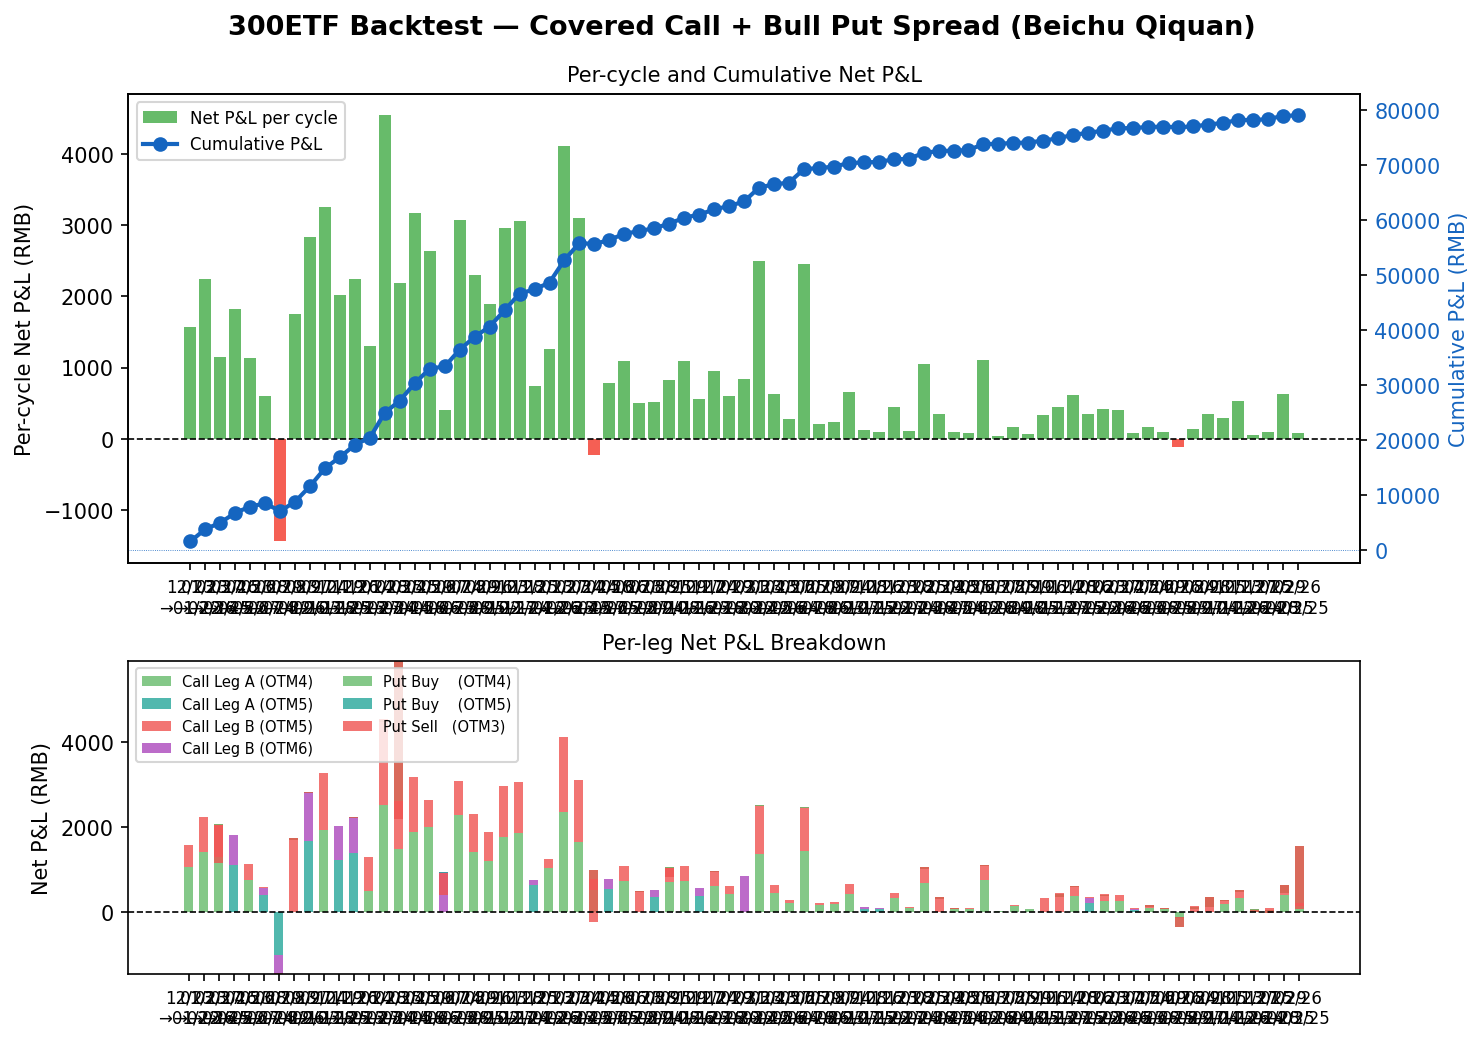

Here is the Python script that generated this plot:
"""
备兑期权 Backtest — Covered Call + Bull Put Spread on 300ETF (510300.XSHG)
=========================================================================
Assumptions:
  - Spread: options only — buy at close*1.02 (ask), sell at close*0.98 (bid)
  - Commission: 5 RMB per option leg (open or close)
  - Exercise cost: 2 RMB if WE exercise (buyer); 0 RMB if assigned (seller)
  - Always hold to last trading day of the contract; exercise at ETF close price
  - ETF stock: no spread, no commission
  - Strike selection (OTM offset 3 or 4) driven by ATM IV of the cycle contract:
      IV > IV_THRESHOLD  → use offset 4 (further OTM)
      IV ≤ IV_THRESHOLD  → use offset 3 (closer OTM)
"""

# ── Imports ──────────────────────────────────────────────────────────────────
import math
import pandas as pd
import numpy as np
import matplotlib
matplotlib.use("Agg")
import matplotlib.pyplot as plt
import matplotlib.ticker as mtick
from numba import njit

# ── Constants ────────────────────────────────────────────────────────────────
SPREAD_HALF    = 0.02        # ±2% → bid = mid*0.98, ask = mid*1.02
COMMISSION     = 5.0         # RMB per option leg
EXERCISE_COST  = 2.0         # RMB when WE exercise as buyer
ETF_SHARES     = 20_000      # equity leg (no cost modelled here)
RISK_FREE      = 0.02        # annual risk-free rate for BS IV
IV_THRESHOLD   = 0.20        # ATM IV above this → go further OTM (offset 4)

# Data paths (relative to CWD = /home/hallo/Documents/rqsdk)
PATH_INST   = "data/300ETF_instruments.parquet"
PATH_OPT    = "data/300ETF_historical_prices.parquet"
PATH_ETF    = "data/510300_1d.parquet"


# ── Black-Scholes / IV helpers (numba-compiled) ───────────────────────────────
@njit(cache=True)
def _cdf(x):
    return 0.5 * (1.0 + math.erf(x / math.sqrt(2.0)))


@njit(cache=True)
def _bs_price(S, K, T, r, sigma, is_call):
    if T <= 1e-7 or sigma <= 1e-7:
        return max(0.0, S - K) if is_call else max(0.0, K - S)
    sqrtT = math.sqrt(T)
    d1 = (math.log(S / K) + (r + 0.5 * sigma ** 2) * T) / (sigma * sqrtT)
    d2 = d1 - sigma * sqrtT
    if is_call:
        return S * _cdf(d1) - K * math.exp(-r * T) * _cdf(d2)
    else:
        return K * math.exp(-r * T) * _cdf(-d2) - S * _cdf(-d1)


@njit(cache=True)
def compute_iv(market_price, S, K, T, r, is_call):
    """Bisection IV solver; returns 0.5 as fallback."""
    intrinsic = max(0.0, S - K) if is_call else max(0.0, K - S)
    if market_price <= intrinsic * 0.9999 or market_price <= 0:
        return 0.50
    lo, hi = 1e-4, 10.0
    if (_bs_price(S, K, T, r, hi, is_call) - market_price) < 0:
        return 0.50          # price > BS at max vol — fallback
    for _ in range(60):
        mid = (lo + hi) * 0.5
        if _bs_price(S, K, T, r, mid, is_call) < market_price:
            lo = mid
        else:
            hi = mid
    return (lo + hi) * 0.5


# ── Data loading ──────────────────────────────────────────────────────────────
def load_data():
    """Return (inst, opt, etf) DataFrames with parsed dates."""
    inst = pd.read_parquet(PATH_INST)
    opt  = pd.read_parquet(PATH_OPT)
    etf  = pd.read_parquet(PATH_ETF)

    inst["maturity_date"] = pd.to_datetime(inst["maturity_date"])
    opt["date"]           = pd.to_datetime(opt["date"])
    etf["date"]           = pd.to_datetime(etf["date"])

    # Keep only the columns we need from instruments
    inst = inst[["order_book_id", "strike_price", "maturity_date",
                 "option_type", "contract_multiplier"]].copy()

    # Merge instrument metadata into daily option prices
    opt = opt.merge(inst, on="order_book_id", how="left",
                    suffixes=("_raw", ""))
    # Resolve duplicate strike_price / contract_multiplier columns if any
    for col in ["strike_price", "contract_multiplier"]:
        raw = col + "_raw"
        if raw in opt.columns:
            opt[col] = opt[col].fillna(opt[raw])
            opt.drop(columns=[raw], inplace=True)

    etf = etf.set_index("date").sort_index()
    return inst, opt, etf


# ── Cycle detection ───────────────────────────────────────────────────────────
def get_cycles(opt, etf):
    """
    Return a list of dicts, one per tradeable monthly cycle:
      entry_date  – first available trading day in this cycle
      expiry_date – the contract's maturity_date (last trading day)
    Only include cycles where we have:
      - at least one call AND one put in the option data
      - ETF price data on entry_date
      - at least one trading day between entry and expiry
    We use the front-month expiry (the next expiry after data starts).
    Specifically, for each monthly expiry that is ≥ 30 days away from
    the first data date, compute entry as the trading day after the
    PRECEDING expiry (or data start if none).
    """
    trading_days_set = set(etf.index.normalize())
    opt_trading_days = sorted(opt["date"].unique())

    # Find all distinct monthly expiry dates with both C and P contracts
    expiries_cp = (
        opt.groupby(["maturity_date", "option_type"])["order_book_id"]
        .nunique()
        .unstack("option_type")
        .dropna()                    # must have both C and P
        .index.tolist()
    )
    expiries_cp = sorted(expiries_cp)

    cycles = []
    for i, expiry in enumerate(expiries_cp):
        # Entry date = first opt trading day AFTER previous expiry
        # (or first available day for the very first cycle)
        if i == 0:
            # First cycle: enter on the first trading day in dataset
            entry = opt_trading_days[0]
        else:
            prev_expiry = expiries_cp[i - 1]
            candidates = [d for d in opt_trading_days if d > prev_expiry]
            if not candidates:
                continue
            entry = candidates[0]

        # Skip if entry >= expiry (no room to trade)
        if entry >= expiry:
            continue

        # Skip if ETF data missing on entry date
        entry_norm = pd.Timestamp(entry).normalize()
        if entry_norm not in trading_days_set:
            continue

        cycles.append({"entry_date": entry, "expiry_date": expiry})

    return cycles


# ── ATM IV on a given date ────────────────────────────────────────────────────
def get_atm_iv(opt, etf, entry_date, expiry_date):
    """
    Find the ATM call option for `expiry_date` on `entry_date`
    and return its implied volatility (annualised).
    Falls back to IV_THRESHOLD if data is missing.
    """
    etf_close = etf.loc[entry_date.normalize(), "close"]
    dte = (expiry_date - entry_date).days
    T = max(dte, 1) / 365.0

    day_opt = opt[
        (opt["date"] == entry_date) &
        (opt["maturity_date"] == expiry_date) &
        (opt["option_type"] == "C") &
        (opt["close"] > 0)
    ].copy()

    if day_opt.empty:
        return IV_THRESHOLD

    # Find the call whose strike is closest to current ETF price
    day_opt["dist"] = (day_opt["strike_price"] - etf_close).abs()
    row = day_opt.loc[day_opt["dist"].idxmin()]

    iv = compute_iv(
        float(row["close"]),
        float(etf_close),
        float(row["strike_price"]),
        T,
        RISK_FREE,
        True   # call
    )
    return iv


# ── OTM strike selector ───────────────────────────────────────────────────────
def get_otm_strikes(opt, etf, entry_date, expiry_date, option_type, offsets):
    """
    Select actual contracts for the given OTM offsets (1-indexed rank).
    option_type: 'C' or 'P'
    offsets: list of ints, e.g. [3, 4] for call legs A and B

    Returns a list of rows (dicts) from opt, one per offset.
    Missing contracts return None at that position.
    """
    etf_close = float(etf.loc[entry_date.normalize(), "close"])

    day_opt = opt[
        (opt["date"] == entry_date) &
        (opt["maturity_date"] == expiry_date) &
        (opt["option_type"] == option_type) &
        (opt["close"] > 0)
    ].copy()

    if day_opt.empty:
        return [None] * len(offsets)

    if option_type == "C":
        # OTM calls: strike > ETF price, sorted ascending
        otm = day_opt[day_opt["strike_price"] > etf_close].sort_values("strike_price")
    else:
        # OTM puts: strike < ETF price, sorted descending (OTM1 = closest to spot)
        otm = day_opt[day_opt["strike_price"] < etf_close].sort_values(
            "strike_price", ascending=False
        )

    results = []
    for off in offsets:
        idx = off - 1          # 0-based
        if idx < len(otm):
            results.append(otm.iloc[idx].to_dict())
        else:
            results.append(None)
    return results



# ── Per-cycle P&L ─────────────────────────────────────────────────────────────
def calc_leg_pnl(leg, opt, etf, expiry_date, side, is_buyer_at_expiry):
    """
    Compute the full P&L (in RMB) for a single option leg.

    Parameters
    ----------
    leg                : dict (row from opt on entry date), or None
    opt                : full option DataFrame
    etf                : ETF DataFrame (indexed by date)
    expiry_date        : pd.Timestamp
    side               : 'sell' or 'buy'
    is_buyer_at_expiry : True if WE are the option buyer (put spread buy leg)

    Returns dict with: entry_px, exec_px, premium_rmb, exercise_pnl_rmb,
                       commission_rmb, exercise_cost_rmb, net_rmb, note
    """
    if leg is None:
        return None

    K          = float(leg["strike_price"])
    mult       = float(leg["contract_multiplier"])
    entry_mid  = float(leg["close"])
    otype      = leg["option_type"]   # 'C' or 'P'

    # Execution price with spread
    if side == "sell":
        exec_px = entry_mid * (1 - SPREAD_HALF)   # we sell at bid
    else:
        exec_px = entry_mid * (1 + SPREAD_HALF)   # we buy at ask

    # Premium in RMB (positive = cash received, negative = paid)
    if side == "sell":
        premium_rmb = exec_px * mult
    else:
        premium_rmb = -exec_px * mult

    # Last ETF close price (settlement)
    # Use the last available ETF date on or before expiry
    etf_expiry_dates = etf.index[etf.index <= expiry_date]
    if etf_expiry_dates.empty:
        etf_settle = None
    else:
        etf_settle = float(etf.loc[etf_expiry_dates[-1], "close"])

    # Exercise outcome
    exercise_pnl_rmb = 0.0
    exercise_cost_rmb = 0.0
    note = "expires_worthless"

    if etf_settle is not None:
        if otype == "C":
            in_the_money = etf_settle > K
            intrinsic = max(0.0, etf_settle - K)
        else:
            in_the_money = etf_settle < K
            intrinsic = max(0.0, K - etf_settle)

        if in_the_money:
            if side == "sell":
                # We are ASSIGNED (seller): we pay the intrinsic, no exercise fee
                exercise_pnl_rmb  = -intrinsic * mult
                exercise_cost_rmb = 0.0
                note = f"assigned  ETF={etf_settle:.4f} K={K:.4f}"
            else:
                # We EXERCISE (buyer): we receive the intrinsic, pay exercise fee
                exercise_pnl_rmb  = intrinsic * mult
                exercise_cost_rmb = EXERCISE_COST
                note = f"exercised ETF={etf_settle:.4f} K={K:.4f}"

    commission_rmb = COMMISSION   # flat 5 RMB per leg regardless of direction

    net_rmb = (premium_rmb
               + exercise_pnl_rmb
               - commission_rmb
               - exercise_cost_rmb)

    return {
        "entry_mid":          entry_mid,
        "exec_px":            exec_px,
        "K":                  K,
        "mult":               mult,
        "otype":              otype,
        "side":               side,
        "premium_rmb":        premium_rmb,
        "exercise_pnl_rmb":   exercise_pnl_rmb,
        "commission_rmb":     commission_rmb,
        "exercise_cost_rmb":  exercise_cost_rmb,
        "net_rmb":            net_rmb,
        "note":               note,
    }


def calc_cycle_pnl(cyc, opt, etf, trailing_ivs):
    """
    Run a full cycle and return a summary dict.
    trailing_ivs is a list of ATM IVs from previous cycles for IV Rank calculation.
    """
    entry  = cyc["entry_date"]
    expiry = cyc["expiry_date"]

    iv = get_atm_iv(opt, etf, entry, expiry)

    # 1. IV Rank calculation (using trailing cycles as proxy for 1 year = ~12 cycles)
    if len(trailing_ivs) >= 3:
        lookback_ivs = trailing_ivs[-12:] + [iv]
        min_iv = min(lookback_ivs)
        max_iv = max(lookback_ivs)
        if max_iv > min_iv:
            ivr = (iv - min_iv) / (max_iv - min_iv)
        else:
            ivr = 0.5
    else:
        ivr = 0.5

    # IVR regime logic for Call legs
    offset = 5 if ivr > 0.5 else 4

    # 2. Momentum Filter (20-day SMA)
    etf_history = etf[etf.index <= entry]
    if len(etf_history) >= 20:
        sma20 = etf_history["close"].tail(20).mean()
    else:
        sma20 = etf_history["close"].mean()

    etf_close_entry = float(etf.loc[entry.normalize(), "close"])
    momentum_pct = (etf_close_entry / sma20) - 1.0

    # Trend up breakout: if ETF > 20d SMA by > 2.5%, reduce call exposure
    trend_up_breakout = (momentum_pct > 0.025)

    call_legs = get_otm_strikes(opt, etf, entry, expiry, "C", [offset, offset + 1])
    
    if ivr > 0.5:
        put_offsets = [3, 5]
    else:
        put_offsets = [3, 4]
    put_legs = get_otm_strikes(opt, etf, entry, expiry, "P", put_offsets)

    results = []
    
    legs_to_process = [
        (call_legs[1], "sell", f"Call Leg B (OTM{offset+1})")
    ]
    if not trend_up_breakout:
        legs_to_process.insert(0, (call_legs[0], "sell", f"Call Leg A (OTM{offset})"))

    legs_to_process.append((put_legs[0], "sell", f"Put Sell   (OTM{put_offsets[0]})"))
    legs_to_process.append((put_legs[1], "buy", f"Put Buy    (OTM{put_offsets[1]})"))

    for leg, side, label in legs_to_process:
        res = calc_leg_pnl(leg, opt, etf, expiry, side, side == "buy")
        if res is not None:
            res["label"] = label
            results.append(res)

    total_net = sum(r["net_rmb"] for r in results)
    total_premium = sum(r["premium_rmb"] for r in results)

    etf_close_entry = float(etf.loc[entry.normalize(), "close"])

    return {
        "entry_date":     entry,
        "expiry_date":    expiry,
        "iv":             iv,
        "ivr":            ivr,
        "momentum":       momentum_pct,
        "reduced_calls":  trend_up_breakout,
        "offset":         offset,
        "put_offsets":    put_offsets,
        "etf_entry":      etf_close_entry,
        "legs":           results,
        "total_premium":  total_premium,
        "total_net_rmb":  total_net,
    }




# ── Main backtest runner ───────────────────────────────────────────────────────
def run_backtest(opt, etf):
    cycles  = get_cycles(opt, etf)
    results = []
    trailing_ivs = []
    for cyc in cycles:
        res = calc_cycle_pnl(cyc, opt, etf, trailing_ivs)
        results.append(res)
        trailing_ivs.append(res['iv'])

    # ── Per-cycle detail printout ──────────────────────────────────────────────
    print("\n" + "=" * 70)
    print("  备兑期权 BACKTEST — Cycle Detail")
    print("=" * 70)

    for res in results:
        print(f"\nCycle  {res['entry_date'].date()} → {res['expiry_date'].date()}"
              f"   IV={res['iv']:.1%} (IVR={res['ivr']:.2f})  call_offset=OTM{res['offset']} put_offsets=OTM{res['put_offsets'][0]}/{res['put_offsets'][1]}"
              f"   ETF-entry={res['etf_entry']:.4f} (mom={res['momentum']:+.1%})"
              f"   {'[REDUCED CALLS]' if res['reduced_calls'] else ''}")
        hdr = f"  {'Leg':<25} {'side':>4} {'K':>7} {'exec_px':>8} {'prem':>8}  {'exer':>9}  {'net':>8}"
        print(hdr)
        print("  " + "-" * (len(hdr) - 2))
        for r in res["legs"]:
            print(f"  {r['label']:<25} {r['side']:>4} {r['K']:>7.3f}"
                  f" {r['exec_px']:>8.4f} {r['premium_rmb']:>8.2f}"
                  f"  {r['exercise_pnl_rmb']:>9.2f}  {r['net_rmb']:>8.2f}"
                  f"  [{r['note']}]")
        print(f"  {'CYCLE TOTAL':>49}  {res['total_net_rmb']:>8.2f}")

    # ── Aggregate summary ─────────────────────────────────────────────────────
    nets       = [r["total_net_rmb"]  for r in results]
    premiums   = [r["total_premium"]  for r in results]
    cumulative = list(np.cumsum(nets))
    total_net  = sum(nets)
    win_rate   = sum(1 for n in nets if n > 0) / len(nets) if nets else 0
    avg_prem   = np.mean(premiums) if premiums else 0

    print("\n" + "=" * 70)
    print("  SUMMARY")
    print("=" * 70)
    print(f"  Cycles traded          : {len(results)}")
    print(f"  Winning cycles         : {sum(1 for n in nets if n > 0)}/{len(nets)}"
          f"  ({win_rate:.0%})")
    print(f"  Avg gross premium/cyc  : {avg_prem:>8.2f} RMB")
    print(f"  Total net P&L          : {total_net:>8.2f} RMB")
    print(f"  Cumulative by cycle    : {[f'{v:.0f}' for v in cumulative]}")

    # ── Chart ─────────────────────────────────────────────────────────────────
    labels    = [f"{r['entry_date'].strftime('%m/%d')}\n→{r['expiry_date'].strftime('%m/%d')}"
                 for r in results]
    x         = np.arange(len(results))
    bar_colors = ["#4CAF50" if n >= 0 else "#F44336" for n in nets]

    fig, axes = plt.subplots(2, 1, figsize=(10, 7),
                             gridspec_kw={"height_ratios": [3, 2]})
    fig.suptitle("300ETF Backtest — Covered Call + Bull Put Spread (Beichu Qiquan)",
                 fontsize=13, fontweight="bold")

    # ── Top panel: net P&L per cycle (bars) + cumulative (line) ──────────────
    ax1 = axes[0]
    ax1.bar(x, nets, color=bar_colors, alpha=0.85, label="Net P&L per cycle")
    ax1.axhline(0, color="black", linewidth=0.8, linestyle="--")
    ax2 = ax1.twinx()
    ax2.plot(x, cumulative, marker="o", color="#1565C0",
             linewidth=2, markersize=6, label="Cumulative P&L")
    ax2.axhline(0, color="#1565C0", linewidth=0.4, linestyle=":")
    ax1.set_xticks(x); ax1.set_xticklabels(labels, fontsize=8)
    ax1.set_ylabel("Per-cycle Net P&L (RMB)")
    ax2.set_ylabel("Cumulative P&L (RMB)", color="#1565C0")
    ax2.tick_params(axis="y", labelcolor="#1565C0")
    # combine legends
    bars_h, bars_l = ax1.get_legend_handles_labels()
    line_h, line_l = ax2.get_legend_handles_labels()
    ax1.legend(bars_h + line_h, bars_l + line_l, loc="upper left", fontsize=8)
    ax1.set_title("Per-cycle and Cumulative Net P&L", fontsize=10)

    # ── Bottom panel: premium breakdown stacked bar ───────────────────────────
    ax3 = axes[1]
    leg_labels_all = set()
    for res in results:
        for r in res["legs"]:
            leg_labels_all.add(r["label"].strip())
    leg_labels_all = sorted(leg_labels_all)

    colors = ["#66BB6A", "#26A69A", "#EF5350", "#AB47BC"]
    bottom = np.zeros(len(results))
    for i, ll in enumerate(leg_labels_all):
        vals = []
        for res in results:
            match = next((r for r in res["legs"] if r["label"].strip() == ll), None)
            vals.append(match["net_rmb"] if match else 0.0)
        ax3.bar(x, vals, bottom=bottom, color=colors[i % len(colors)],
                alpha=0.80, label=ll, width=0.6)
        bottom = bottom + np.array(vals)

    ax3.axhline(0, color="black", linewidth=0.8, linestyle="--")
    ax3.set_xticks(x); ax3.set_xticklabels(labels, fontsize=8)
    ax3.set_ylabel("Net P&L (RMB)")
    ax3.legend(loc="upper left", fontsize=7, ncol=2)
    ax3.set_title("Per-leg Net P&L Breakdown", fontsize=10)

    plt.tight_layout()
    out_path = "backtest_covered_call.png"
    plt.savefig(out_path, dpi=150, bbox_inches="tight")
    print(f"\n  Chart saved → {out_path}")

    return results


if __name__ == "__main__":
    inst, opt, etf = load_data()
    run_backtest(opt, etf)
